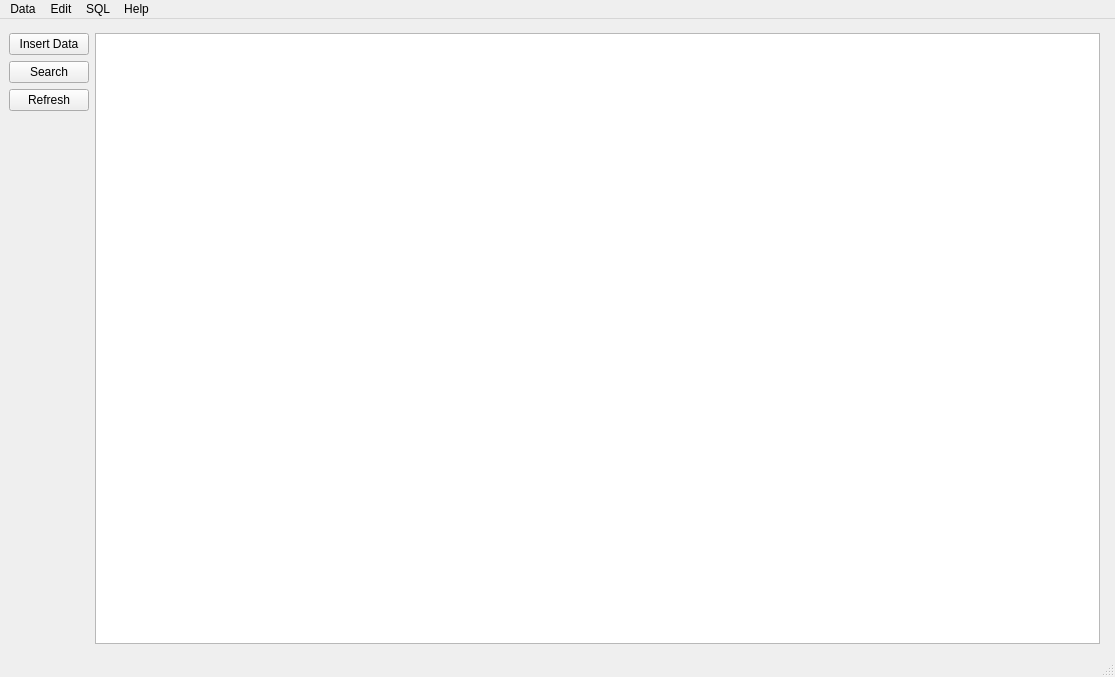
<?xml version="1.0" encoding="UTF-8"?>
<ui version="4.0">
 <class>MainWindow</class>
 <widget class="QMainWindow" name="MainWindow">
  <property name="geometry">
   <rect>
    <x>0</x>
    <y>0</y>
    <width>1115</width>
    <height>677</height>
   </rect>
  </property>
  <property name="windowTitle">
   <string>MainWindow</string>
  </property>
  <widget class="QWidget" name="centralwidget">
   <widget class="QWidget" name="gridLayoutWidget">
    <property name="geometry">
     <rect>
      <x>9</x>
      <y>14</y>
      <width>1091</width>
      <height>611</height>
     </rect>
    </property>
    <layout class="QGridLayout" name="gridLayout">
     <item row="0" column="0">
      <layout class="QVBoxLayout" name="verticalLayout">
       <item>
        <widget class="QPushButton" name="ibutton">
         <property name="text">
          <string>Insert Data</string>
         </property>
        </widget>
       </item>
       <item>
        <widget class="QPushButton" name="sbutton">
         <property name="text">
          <string>Search</string>
         </property>
        </widget>
       </item>
       <item>
        <widget class="QPushButton" name="rbutton">
         <property name="text">
          <string>Refresh</string>
         </property>
        </widget>
       </item>
       <item>
        <spacer name="verticalSpacer">
         <property name="orientation">
          <enum>Qt::Vertical</enum>
         </property>
         <property name="sizeHint" stdset="0">
          <size>
           <width>20</width>
           <height>40</height>
          </size>
         </property>
        </spacer>
       </item>
      </layout>
     </item>
     <item row="0" column="1">
      <widget class="QTableView" name="table"/>
     </item>
    </layout>
   </widget>
  </widget>
  <widget class="QMenuBar" name="menubar">
   <property name="geometry">
    <rect>
     <x>0</x>
     <y>0</y>
     <width>1115</width>
     <height>23</height>
    </rect>
   </property>
   <widget class="QMenu" name="menuData">
    <property name="title">
     <string>Data</string>
    </property>
    <addaction name="actionExport_data"/>
   </widget>
   <widget class="QMenu" name="menuEdit">
    <property name="title">
     <string>Edit</string>
    </property>
    <addaction name="actionPreferences"/>
   </widget>
   <widget class="QMenu" name="menuSQL">
    <property name="title">
     <string>SQL</string>
    </property>
    <addaction name="actionConnection_details"/>
   </widget>
   <widget class="QMenu" name="menuHelp">
    <property name="title">
     <string>Help</string>
    </property>
   </widget>
   <addaction name="menuData"/>
   <addaction name="menuEdit"/>
   <addaction name="menuSQL"/>
   <addaction name="menuHelp"/>
  </widget>
  <widget class="QStatusBar" name="statusbar"/>
  <action name="actionExport_data">
   <property name="text">
    <string>Export data</string>
   </property>
  </action>
  <action name="actionConnection_details">
   <property name="text">
    <string>Connection details</string>
   </property>
  </action>
  <action name="actionPreferences">
   <property name="text">
    <string>Preferences</string>
   </property>
  </action>
 </widget>
 <resources/>
 <connections/>
</ui>
